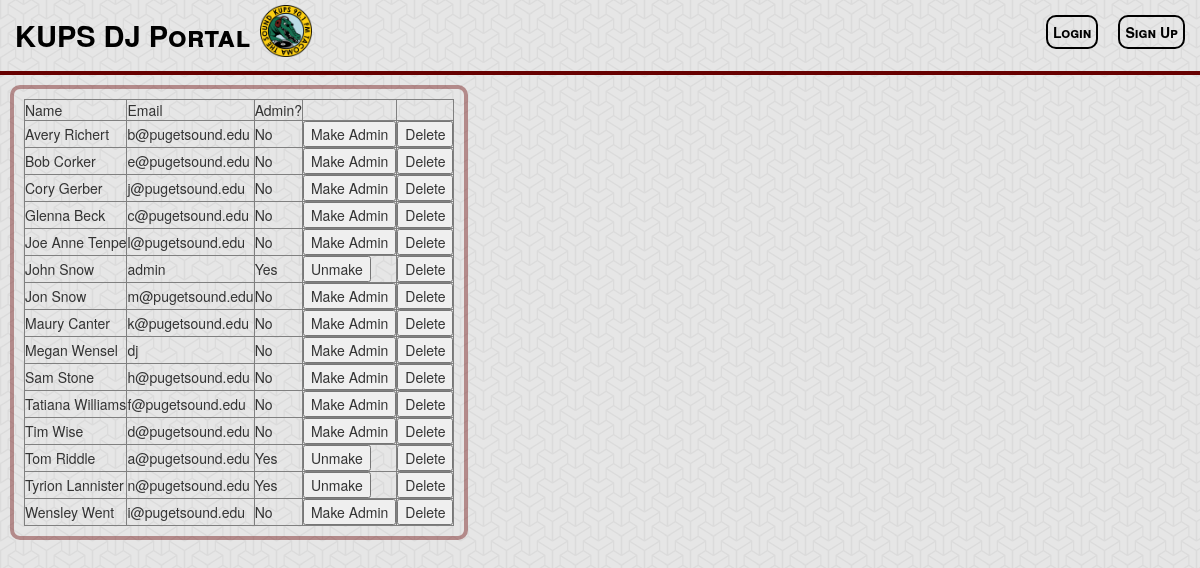
The app's page /manage-users.php with its own data.
### tables this page shows
CREATE TABLE IF NOT EXISTS user (
	name VARCHAR(20) NOT NULL,
	admin TINYINT(2) DEFAULT 0,
	password VARCHAR(20) NOT NULL,
	email VARCHAR(30) NOT NULL,
	PRIMARY KEY (email)
);

### _session.php (called while the page is built, shortened)
<?php
if (isset($_SESSION["loggedin"])) {
	$loggedin = true;
}
else {
	$loggedin = false;
}
?>

### _display-users.php (the view, shortened to what this page needs)
<?php
echo "<div class='content left-float'>";
	try
	{
		$db = new PDO("mysql:dbname=soundpod", 'root');
		$db -> setAttribute(PDO::ATTR_ERRMODE, PDO::ERRMODE_EXCEPTION);
		echo '<table border="1">';
		echo '<tr><td>Name</td><td>Email</td><td>Admin?</td><td></td><td></td></tr>';
		$result = $db -> query ("SELECT * FROM user ORDER BY name");
		foreach ($result as $tuple)
		{
			$email = $tuple['email'];
			echo "<tr><td>".$tuple['name']."</td>";
			echo "<td>".$email."</td>";
			$me = ($email == $_SESSION["email"]);
			$admin = $tuple['admin'];
			if ($admin == 1) {
				echo "<td>Yes</td><td>";
				if (!$me) { echo "<form id='admin_form_$email' method='post' action='/_admin-user.php'><input type='hidden' name='email' value='$email' /><input type='submit' name='submit_$email' value='Unmake' /></form>"; }
				echo "</td>";
			}
			else {
				echo "<td>No</td><td>";
				echo "<form id='admin_form_$email' method='post' action='/_admin-user.php'><input type='hidden' name='email' value='$email' /><input type='submit' name='submit_$email' value='Make Admin' /></form>";
				echo "</td>";
			}
			echo "<td>";
			if (!$me) { echo "<form id='delete_form_$email' method='post' action='/_delete-user.php'><input type='hidden' name='email' value='$email' /><input type='submit' name='submit_$email' value='Delete' /></form>"; }
			echo "</td></tr>";
		}
		echo "</table>";
	}
	catch(PDOException $e) {
		print 'Exception : '.$e -> getMessage();
	}
echo "</div>";
?>

### manage-users.php (shortened to what this page needs)
<?php
include '_session.php';
?>
<!DOCTYPE html>
<html>
<head>
	<link rel="stylesheet" href="/assets/stylesheets/screen.css">
</head>
<body>
	<?php include '_header.php'; ?>
	<?php include '_display-users.php'; ?>
</body>
</html>

### _header.php (shortened to what this page needs)
<!DOCTYPE html>
<html>
<head>
	<link rel="stylesheet" href="https://maxcdn.bootstrapcdn.com/bootstrap/3.3.4/css/bootstrap.min.css">
	<link rel="stylesheet" href="/assets/stylesheets/screen.css">
		<link rel="stylesheet" href="/assets/stylesheets/datepicker.css">
</head>
<body>
<div id="header">
	<a href="<?php if ($loggedin) { echo '/index.php'; } else { echo '/index.php'; } ?>">
		<p>KUPS DJ Portal</p>
		<img src="/assets/images/kups.png" alt="Sound Pod" class="left-float" style="height:52px">
	</a>
	<?php if ($loggedin) { ?>
		<a class="nav-button" id="logout" href="/_logout.php">Logout</a>
		<a class="nav-button" id="forums" href="/forums.php">Forums</a>
		<a class="nav-button" id="shows" href="/manage-shows.php">Shows</a>
		<a class="nav-button" id="sub-requests" href="/substitutions.php">Sub Requests</a>
		<?php
		if ($_SESSION["admin"] == 1) { ?>
			<a class="nav-button" id="manage" href="/manage-users.php">Manage Users</a>
		<?php }
	}
	else { ?>
		<a class="nav-button" id="sign-up" href="/sign-up.php">Sign Up</a>
		<a class="nav-button" id="login" href="/login.php">Login</a>
	<?php } ?>
</div>

### assets/stylesheets/screen.css (style rules this page uses)
div#header { padding: 5px; display: block; border-bottom: 4px solid #660000; overflow: auto; color: black; }
div#header p { float: left; display: inline-block; font-variant: small-caps; font-size: 29px; margin: 10px; font-weight: bold; }
div#header .nav-button { float: left; display: inline-block; margin: 10px; float: right; }
div#header #logout, div#header #login, div#header #my-account, div#header #manage { float: right; }
body { background: #ffffff url("/assets/images/background/escheresque.png") repeat left top; }
a { text-decoration: none; }
a:link, a:visited, a:hover, a:active { color: inherit; }
.content { border: 4px solid rgba(102, 0, 0, 0.4); -webkit-border-radius: 10px; -moz-border-radius: 10px; -ms-border-radius: 10px; border-radius: 10px; margin: 10px; padding: 10px; }
.left-float { float: left; }
.nav-button { font-variant: small-caps; font-weight: bold; text-align: center; text-decoration: none; border: 2px solid; -webkit-border-radius: 10px; -moz-border-radius: 10px; -ms-border-radius: 10px; border-radius: 10px; padding: 5px; margin: 10px 0; }
.nav-button:link, .nav-button:visited { color: black; border-color: black; background: transparent; }

### records on screen
user: name "Avery Richert", email "b@pugetsound.edu"
user: name "Bob Corker", email "e@pugetsound.edu"
user: name "Cory Gerber", email "j@pugetsound.edu"
user: name "Glenna Beck", email "c@pugetsound.edu"
user: name "Joe Anne Tenpe", email "l@pugetsound.edu"
user: name "John Snow", email "admin"
user: name "Jon Snow", email "m@pugetsound.edu"
user: name "Maury Canter", email "k@pugetsound.edu"
user: name "Megan Wensel", email "dj"
user: name "Sam Stone", email "h@pugetsound.edu"
user: name "Tatiana Williams", email "f@pugetsound.edu"
user: name "Tim Wise", email "d@pugetsound.edu"
user: name "Tom Riddle", email "a@pugetsound.edu"
user: name "Tyrion Lannister", email "n@pugetsound.edu"
user: name "Wensley Went", email "i@pugetsound.edu"
